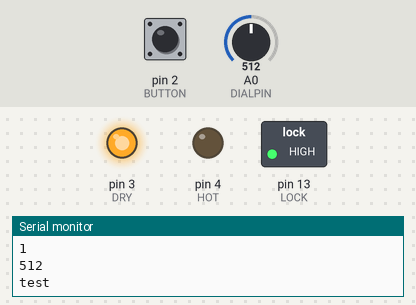
Simulated run of this sketch. Board: Arduino Uno, built with avr-gcc and run on an emulated ATmega328P. Parts: switched loads named in the sketch (green lamp = pin HIGH), output pins drawn as LEDs (lit = HIGH), the last lines printed to the serial monitor. The test bench sets the inputs (shaded band); at power-on: A0 (DIALPIN) = 512, pin 2 (BUTTON) HIGH. Pins used as bus, display or sensor lines are not drawn.

Above: at 8.4 s.
8.5 s: A0 (DIALPIN) set to 787
At 15.3 s:
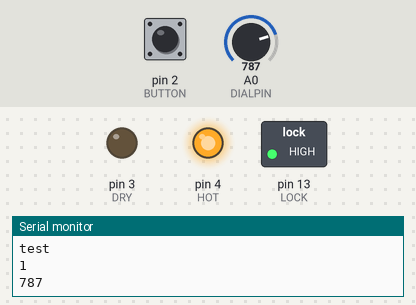
15.6 s: A0 (DIALPIN) set to 810
At 23.15 s:
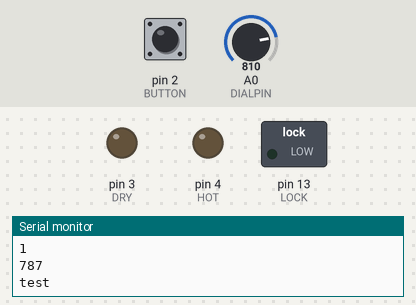
At 23.5 s:
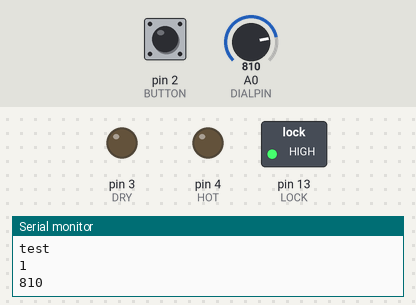
Timing chart, 0 to 30.7 s (numbered marks = the images above; inputs shaded):
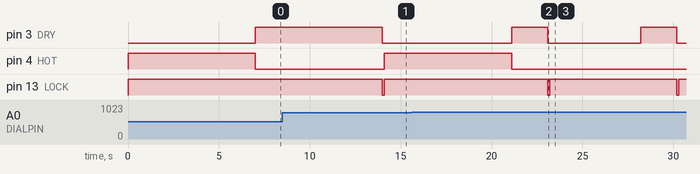

The sketch:

Washer.ino
```cpp
//Fill in the values below with the pins that you chose to use
const int DIALPIN = A0;
const int BUTTON = 2;

const int HOT = 4;
const int COLD = 5;
const int DRY = 3;
const int LOCK = 13;

int DIAL = 0;
int buttonState = 0;

enum State {
  standby,
  start,
  econcold,
  econdry,
  deluxhot,
  deluxdry,
  suphot,
  supwarm,
  supdry,
  stopfinal,
};

State counterState = standby;

void setup() {
  Serial.begin(9600);
  pinMode(DRY, OUTPUT);
  pinMode(HOT, OUTPUT);
  pinMode(COLD, OUTPUT);
  pinMode(DIAL, INPUT_PULLUP);
  pinMode(BUTTON, INPUT_PULLUP);
  pinMode(LOCK, OUTPUT);

 // digitalRead(2);
}

void loop() {
    DIAL = analogRead(DIALPIN);
    counterState = nextState(counterState);
}

State nextState(State state) {
  switch (state) {
    case standby:
      digitalWrite(COLD, LOW);
      digitalWrite(HOT, LOW);
      digitalWrite(DRY, LOW);
      digitalWrite(LOCK, LOW);
      Serial.println(digitalRead(2));
      buttonState = digitalRead(BUTTON);
      if (buttonState == HIGH) {
        state = start;
      }
      else {
        state = standby;
      }
      break;

    case start:
      digitalWrite(LOCK, HIGH);
      Serial.println(DIAL);
      if (analogRead(A0) > 800) {
        state = econcold;
      }
      else if (analogRead(A0) <= 800 && analogRead(A0) >= 400) {
        state = deluxhot;
      }
      else if (analogRead(A0) < 400) {
        state = suphot;
      }
      break;

    case econcold:
      digitalWrite(COLD, HIGH);
      delay(5000);
      digitalWrite(COLD,LOW);
      if (analogRead(A0) <= 800 && analogRead(A0) >= 400) {
        state = deluxdry;
      }
      else if (analogRead(A0) < 400) {
        state = supdry;
      }
      else {
        state = econdry;
      }
      break;

    case econdry:
      digitalWrite(DRY, HIGH);
      delay(2000);
      digitalWrite(DRY, LOW);
      state = stopfinal;
      break;

    case deluxhot:
      digitalWrite(HOT, HIGH);
      delay(7000);
      Serial.println("test");
      digitalWrite(HOT, LOW);
      if (analogRead(A0) > 800) {
        state = econdry;
      }
      else {
        state = deluxdry;
      }
      break;

    case deluxdry:
      digitalWrite(DRY, HIGH);
      delay(7000);
      digitalWrite(DRY, LOW);
      state = stopfinal;
      break;

    case suphot:
      digitalWrite(HOT, HIGH);
      delay(7000);
      digitalWrite(HOT, LOW);
      if (analogRead(A0) >= 800) {
        state = econdry;
      }
      else {
        state = supwarm;
      }
      break;

    case supwarm:
      digitalWrite(COLD, HIGH);
      digitalWrite(HOT, HIGH);
      delay(7000);
      digitalWrite(COLD, LOW);
      digitalWrite(HOT, LOW);
      state = supdry;
      break;

    case supdry:
      digitalWrite(DRY, HIGH);
      delay(7000);
      digitalWrite(DRY, LOW);
      state = stopfinal;
      break;

    case stopfinal:
      digitalWrite(COLD, LOW);
      digitalWrite(HOT, LOW);
      digitalWrite(DRY, LOW);
      digitalWrite(LOCK, LOW);
      delay(100);
      state = standby;
      break;
  }
  return state;
}
```

Measured:
- the behaviour switches between 800 and 801 on A0 (DIALPIN) (found by bisection; images 1 and 2)
- after the input at 15.6 s, pin 4 (HOT): goes on until 21.1 s, then stays LOW
- by itself, pin 3 (DRY): alternates HIGH for 2.0 s and LOW for 5.1 s
- by itself, pin 13 (LOCK): alternates HIGH for 7.0 s and LOW for 0.10 s
